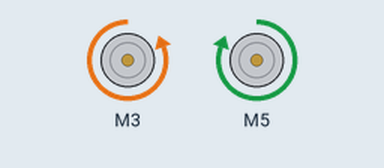
A sketch run on a simulated Arduino Uno, built with avr-gcc and run on an emulated ATmega328P. On the bench: 2 × DC motor (green arrow = forward, orange = backward, longer = faster).

Above: at 1.0 s.
At 3.0 s:
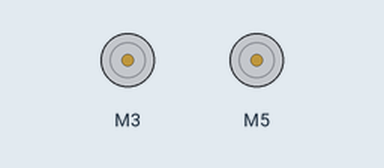
At 5.0 s:
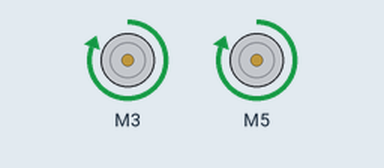
At 7.0 s:
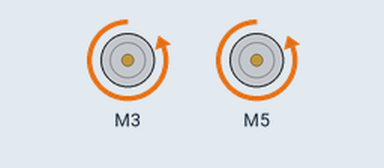
Timing chart, 0 to 10.4 s (numbered marks = the images above):
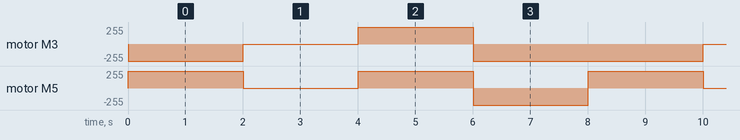

Measured:
- by itself, motor M3: repeats every 8.0 s: stopped 2.0 s, forward 255/255 2.0 s, backward 255/255 4.0 s
- by itself, motor M5: repeats every 8.0 s: stopped 2.0 s, forward 255/255 2.0 s, backward 255/255 2.0 s, forward 255/255 2.0 s

The sketch:

Motors.ino
```cpp
#include "Motors.h"

#define RIGHT_SPEED_PIN 3
#define RIGHT_DIR_PIN 2
#define LEFT_SPEED_PIN 5
#define LEFT_DIR_PIN 4

Motors motors(RIGHT_SPEED_PIN, RIGHT_DIR_PIN, LEFT_SPEED_PIN, LEFT_DIR_PIN);

void setup()
{
    Serial.begin(9600);
}

void loop()
{
  motors.motorsOn();
  delay(2000);
  motors.motorsOff();
  delay(2000);
  motors.turn(0); // Turn Right
  delay(2000);
  motors.turn(1); // Turn Left
  delay(2000);
}
```

Motors.cpp
```cpp
#include "Motors.h"

// Motors *Motors::motorsInstance = nullptr;

Motors::Motors(int rightSpeedPin, int rightDirPin, int leftSpeedPin, int leftDirPin) : motorRight(PWM_DIR, rightSpeedPin, rightDirPin), motorLeft(PWM_DIR, leftSpeedPin, leftDirPin)
{
    // motorsInstance = this;
}

void Motors::motorsOn()
{
    motorRight.setSpeed(-255);
    motorLeft.setSpeed(255);
}

void Motors::motorsOff()
{
    motorRight.setSpeed(0);
    motorLeft.setSpeed(0);
}

void Motors::turn(int side)
{
    if (side == 0)
    { // 0 for right turn, 1 for left turn
        motorRight.setSpeed(255);
        motorLeft.setSpeed(255);
    }
    else
    {
        motorRight.setSpeed(-255);
        motorLeft.setSpeed(-255);
    }
}
```

Motors.h
```cpp
#ifndef Motors_h
#define Motors_h

#include "CytronMotorDriver.h"

class Motors
{
public:
    Motors(int rightSpeedPin, int rightDirPin, int leftSpeedPin, int leftDirPin);
    void motorsOn();
    void motorsOff();
    void turn(int side);

private:
    CytronMD motorRight;
    CytronMD motorLeft;
};

#endif
```
